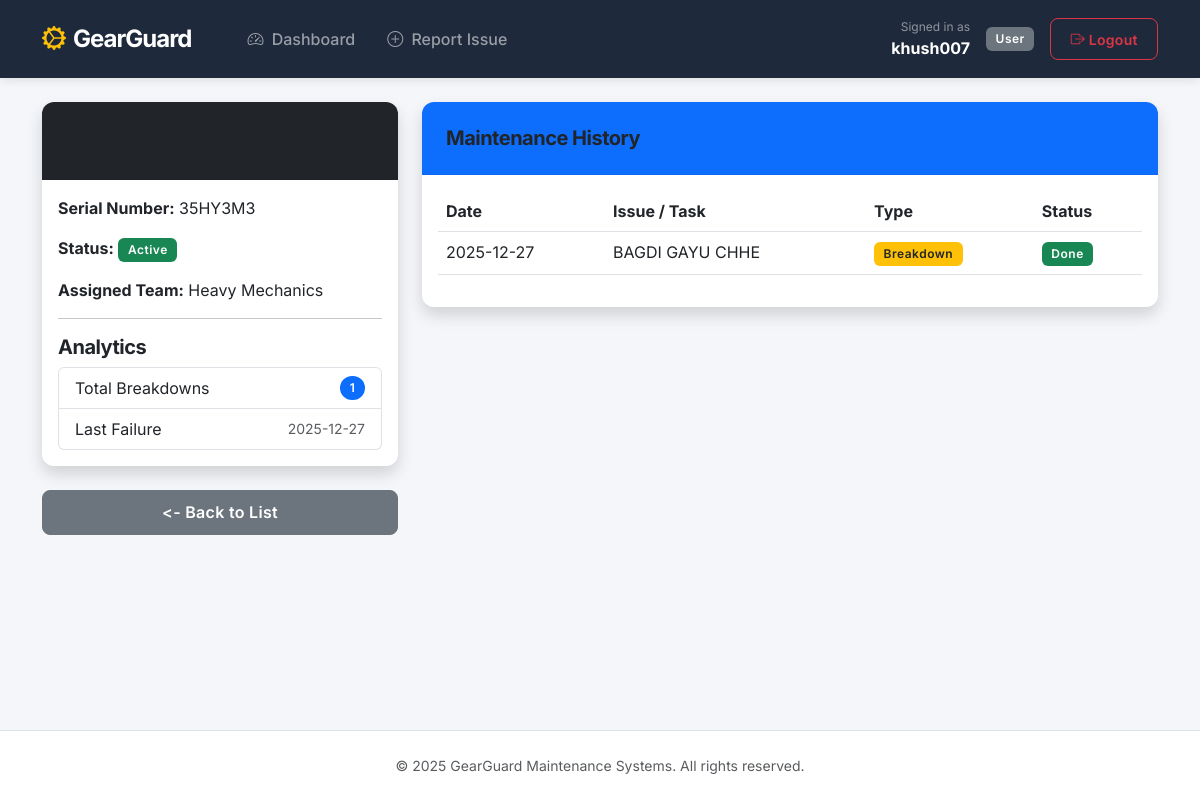
The app's page /equipment/2 (signed in) with its own data.
### models/user.py (models this page shows, shortened)
class User(UserMixin, db.Model):
    id = db.Column(db.Integer, primary_key=True)
    username = db.Column(db.String(150), unique=True, nullable=False)
    email = db.Column(db.String(150), unique=True, nullable=True)
    password_hash = db.Column(db.String(200), nullable=True)
    role = db.Column(db.String(50), default='User')
    team_id = db.Column(db.Integer, db.ForeignKey('team.id'), nullable=True)

### models/equipment.py (models this page shows)
class Equipment(db.Model):
    id = db.Column(db.Integer, primary_key=True)
    name = db.Column(db.String(100), nullable=False)
    serial_number = db.Column(db.String(50), unique=True, nullable=False)
    location = db.Column(db.String(100), nullable=True)
    warranty_expiration = db.Column(db.Date, nullable=True)
    team_id = db.Column(db.Integer, db.ForeignKey('team.id'))
    status = db.Column(db.String(20), default='Active')
    assigned_team = db.relationship('Team', backref='equipment_list')

### models/team.py (models this page shows)
class Team(db.Model):
    id = db.Column(db.Integer, primary_key=True)
    name = db.Column(db.String(100), nullable=False) # e.g., "IT Support"
    members = db.relationship('User', backref='team', lazy=True)

### models/request.py (models this page shows)
class MaintenanceRequest(db.Model):
    id = db.Column(db.Integer, primary_key=True)
    title = db.Column(db.String(200), nullable=False)
    description = db.Column(db.Text, nullable=True)
    priority = db.Column(db.String(20), default='Medium')
    attachment = db.Column(db.String(300), nullable=True)
    current_location = db.Column(db.String(150), nullable=False)
    request_type = db.Column(db.String(50), default='Corrective')
    scheduled_date = db.Column(db.Date, nullable=True)
    equipment_id = db.Column(db.Integer, db.ForeignKey('equipment.id'))
    team_id = db.Column(db.Integer, db.ForeignKey('team.id'))
    created_by_id = db.Column(db.Integer, db.ForeignKey('user.id'))
    status = db.Column(db.String(20), default='New')
    created_at = db.Column(db.DateTime, default=datetime.utcnow)
    admin_response = db.Column(db.String(500), nullable=True)
    estimated_completion = db.Column(db.Date, nullable=True)
    equipment = db.relationship('Equipment')
    team = db.relationship('Team')
    creator = db.relationship('User', backref='my_requests')

### app.py (the view)
@app.route('/equipment/<int:id>')
@login_required
def view_equipment(id):
    asset = Equipment.query.get_or_404(id)
    history = MaintenanceRequest.query.filter_by(equipment_id=id).order_by(MaintenanceRequest.created_at.desc()).all()
    stats = {'total': len(history), 'last': history[0].created_at.strftime('%Y-%m-%d') if history else "Never"}
    return render_template('equipment/view.html', asset=asset, history=history, stats=stats)

### app.py (called while the page is built)
@login_manager.user_loader
def load_user(user_id):
    return db.session.get(User, int(user_id))

@app.before_request
def create_tables():
    if getattr(app, 'tables_created', False):
        return
    app.tables_created = True
    with app.app_context():
        db.create_all()

@app.context_processor
def inject_now():
    return {'now': datetime.utcnow}

### templates/equipment/view.html
{% extends "layouts/base.html" %}
{% block content %}
<div class="row">
    <div class="col-md-4">
        <div class="card shadow mb-4">
            <div class="card-header bg-dark text-white">
                <h4 class="m-0">{{ asset.name }}</h4>
            </div>
            <div class="card-body">
                <p><strong>Serial Number:</strong> {{ asset.serial_number }}</p>
                <p><strong>Status:</strong>
                    <span class="badge {% if asset.status == 'Active' %}bg-success{% else %}bg-danger{% endif %}">
                        {{ asset.status }}
                    </span>
                </p>
                <p><strong>Assigned Team:</strong> {{ asset.assigned_team.name }}</p>
                <hr>
                <h5>Analytics</h5>
                <ul class="list-group">
                    <li class="list-group-item d-flex justify-content-between align-items-center">
                        Total Breakdowns
                        <span class="badge bg-primary rounded-pill">{{ stats.total }}</span>
                    </li>
                    <li class="list-group-item d-flex justify-content-between align-items-center">
                        Last Failure
                        <small class="text-muted">{{ stats.last }}</small>
                    </li>
                </ul>
            </div>
        </div>
        <a href="/equipment" class="btn btn-secondary w-100"><- Back to List</a>
    </div>
    <div class="col-md-8">
        <div class="card shadow">
            <div class="card-header bg-primary text-white">
                <h5 class="m-0">Maintenance History</h5>
            </div>
            <div class="card-body">
                {% if history %}
                <div class="table-responsive">
                    <table class="table table-hover">
                        <thead>
                            <tr>
                                <th>Date</th>
                                <th>Issue / Task</th>
                                <th>Type</th>
                                <th>Status</th>
                            </tr>
                        </thead>
                        <tbody>
                            {% for req in history %}
                            <tr>
                                <td>{{ req.created_at.strftime('%Y-%m-%d') }}</td>
                                <td>{{ req.title }}</td>
                                <td>
                                    {% if req.request_type == 'Preventive' %}
                                    <span class="badge bg-info text-dark">Routine</span>
                                    {% else %}
                                    <span class="badge bg-warning text-dark">Breakdown</span>
                                    {% endif %}
                                </td>
                                <td>
                                    {% if req.status == 'New' %}<span class="badge bg-danger">New</span>
                                    {% elif req.status == 'In Progress' %}<span class="badge bg-primary">In Progress</span>
                                    {% else %}<span class="badge bg-success">Done</span>{% endif %}
                                </td>
                            </tr>
                            {% endfor %}
                        </tbody>
                    </table>
                </div>
                {% else %}
                <p class="text-muted text-center p-3">No maintenance records found. This machine is brand new!</p>
                {% endif %}
            </div>
        </div>
    </div>
</div>
{% endblock %}

### templates/layouts/base.html (shortened to what this page needs)
<!DOCTYPE html>
<html lang="en">
<head>
    <link href="https://cdn.jsdelivr.net/npm/bootstrap@5.3.0/dist/css/bootstrap.min.css" rel="stylesheet">
    <link rel="stylesheet" href="https://cdn.jsdelivr.net/npm/bootstrap-icons@1.11.0/font/bootstrap-icons.css">
    <link rel="stylesheet" href="https://cdnjs.cloudflare.com/ajax/libs/animate.css/4.1.1/animate.min.css"/>
    <link rel="stylesheet" href="{{ url_for('static', filename='css/style.css') }}">
</head>
<body class="d-flex flex-column min-vh-100">
    <nav class="navbar navbar-expand-lg navbar-dark bg-dark py-3 mb-4">
        <div class="container">
            <a class="navbar-brand fw-bold d-flex align-items-center" href="/">
                <i class="bi bi-gear-wide-connected text-warning me-2 fs-4"></i>
                GearGuard
            </a>
            <div class="collapse navbar-collapse" id="navbarNav">
                <ul class="navbar-nav me-auto ms-lg-4">
                    <li class="nav-item">
                        <a class="nav-link" href="/"><i class="bi bi-speedometer2 me-1"></i> Dashboard</a>
                    </li>
                    {% if current_user.is_authenticated and current_user.role != 'Admin' %}
                         <li class="nav-item">
                            <a class="nav-link" href="/request/create"><i class="bi bi-plus-circle me-1"></i> Report Issue</a>
                        </li>
                    {% endif %}
                </ul>
                <div class="d-flex align-items-center">
                    {% if current_user.is_authenticated %}
                        <div class="text-end me-3 d-none d-lg-block">
                            <small class="text-white-50 d-block" style="font-size: 0.75rem;">Signed in as</small>
                            <span class="text-white fw-bold">{{ current_user.username }}</span>
                        </div>
                        <span class="badge {% if current_user.role == 'Admin' %}bg-warning text-dark{% else %}bg-secondary{% endif %} me-3">
                            {{ current_user.role }}
                        </span>
                        <a href="/logout" class="btn btn-outline-danger btn-sm">
                            <i class="bi bi-box-arrow-right"></i> Logout
                        </a>
                    {% endif %}
                </div>
            </div>
        </div>
    </nav>
    <div class="container flex-grow-1">
        {% block content %}{% endblock %}
    </div>
    <footer class="bg-white border-top py-4 mt-5 text-center text-muted small">
        <div class="container">
            <p class="mb-0">© 2025 GearGuard Maintenance Systems. All rights reserved.</p>
        </div>
    </footer>
</body>
</html>

### static/css/style.css (style rules this page uses)
:root { --font-main: 'Inter', system-ui, -apple-system, sans-serif; --primary-color: #0d6efd; --secondary-color: #6c757d; --success-color: #198754; --danger-color: #dc3545; --dark-color: #212529; --bg-body: #f3f5f9; --card-shadow: 0 10px 20px rgba(0,0,0,0.05), 0 6px 6px rgba(0,0,0,0.05); --hover-shadow: 0 15px 30px rgba(0,0,0,0.1), 0 10px 10px rgba(0,0,0,0.05); --border-radius: 12px; }
body { font-family: var(--font-main); background-color: var(--bg-body); color: #495057; -webkit-font-smoothing: antialiased; }
h1, h2, h3, h4, h5, h6 { color: var(--dark-color); font-weight: 700; letter-spacing: -0.5px; }
a { text-decoration: none; transition: all 0.2s ease; }
.card { border: none; border-radius: var(--border-radius); box-shadow: var(--card-shadow); transition: transform 0.2s ease, box-shadow 0.2s ease; background: #ffffff; overflow: hidden; }
.card-header { background-color: #ffffff; border-bottom: 1px solid rgba(0,0,0,0.05); padding: 1.5rem; font-weight: 600; }
.btn { border-radius: 8px; padding: 0.6rem 1.2rem; font-weight: 600; letter-spacing: 0.3px; transition: all 0.2s ease; }
.navbar { background: #1e293b !important; box-shadow: 0 4px 12px rgba(0,0,0,0.1); padding-top: 1rem; padding-bottom: 1rem; }
.navbar-brand { font-weight: 800; font-size: 1.5rem; letter-spacing: -1px; }
.nav-link { font-weight: 500; padding: 0.5rem 1rem !important; border-radius: 6px; }
.badge { padding: 0.5em 0.8em; font-weight: 600; letter-spacing: 0.5px; }

### templates/layouts/base.html (style rules this page uses)
body { font-family: 'Inter', sans-serif; background-color: #f4f6f9; }
.navbar { box-shadow: 0 2px 10px rgba(0,0,0,0.1); }
.nav-link { transition: color 0.2s; font-weight: 500; }

### records on screen
User: username "khush007", role "User"
Equipment: serial_number "35HY3M3", status "Active"
Team: assigned_team.name "Heavy Mechanics"
MaintenanceRequest: created_at "2025-12-27", title "BAGDI GAYU CHHE", request_type "Breakdown", status "Done"

### other values on screen
{{ stats.total }} "1"
{{ stats.last }} "2025-12-27"
